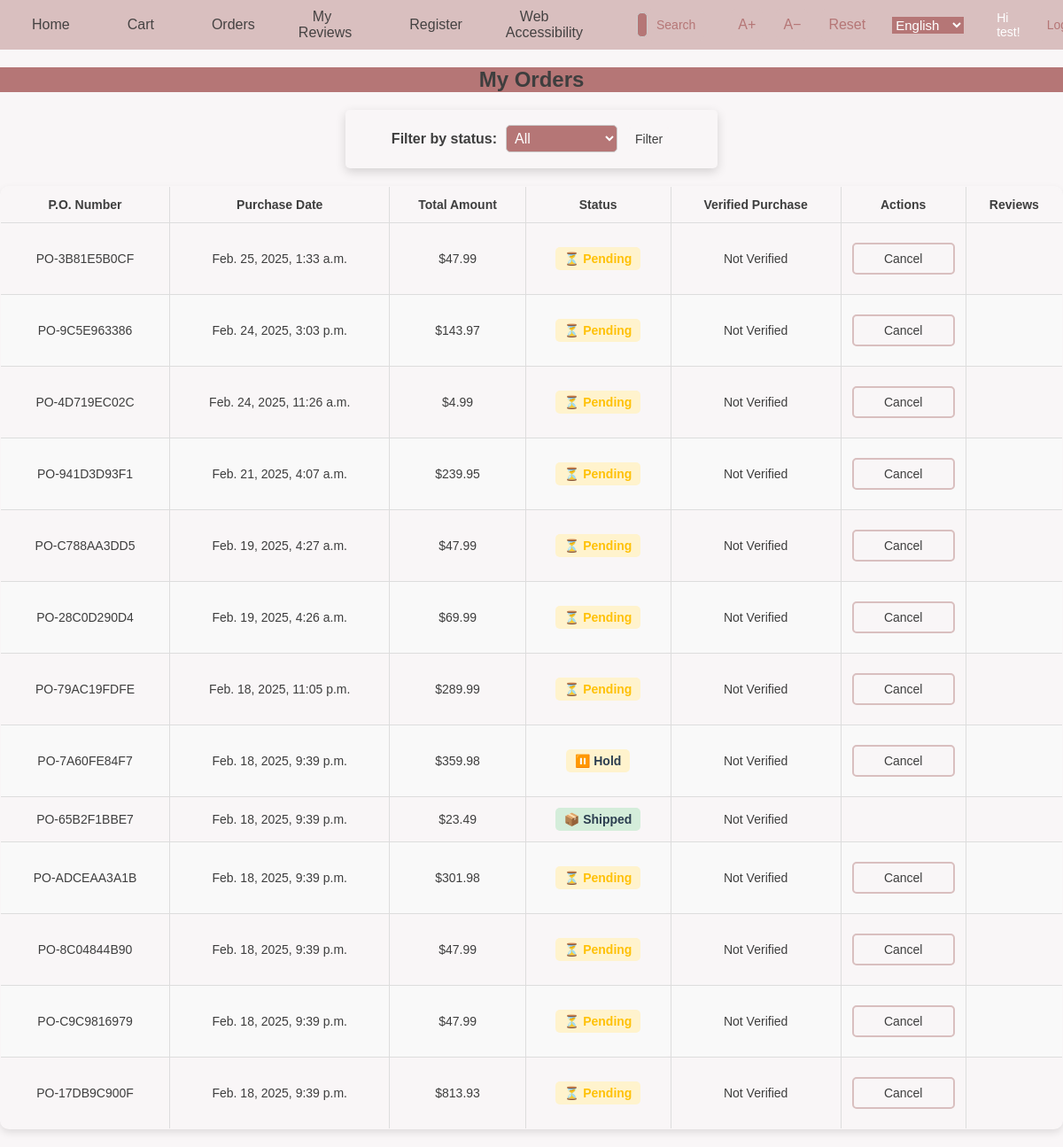
Page /shoppingcart/orders/ (signed in) on the committed database.
### shoppingcart/models.py (models this page shows, shortened)
class Order(models.Model):
    STATUS_CHOICES_TANGIBLE = [
        ('pending', 'Pending'),
        ('shipped', 'Shipped'),
        ('cancelled', 'Cancelled'),
        ('hold', 'Hold'),
        ('delivered', 'Delivered')
    ]
    STATUS_CHOICES_VIRTUAL = [
        ('pending', 'Pending'),
        ('ticket-issued', 'Ticket Issued'),
        ('complete', 'Complete'),
        ('refunded', 'Refunded'),
    ]
    po_number = models.CharField(max_length=20, unique=True, editable=False, default='', null=True, blank=True)
    customer = models.ForeignKey(User, on_delete=models.CASCADE, related_name='customer_orders', default=1)
    total_amount = models.DecimalField(max_digits=10, decimal_places=2, default=0.00)
    purchase_date = models.DateTimeField(default=timezone.now)
    status = models.CharField(max_length=20, choices=STATUS_CHOICES_TANGIBLE, default='pending')
    shipping_address = models.TextField()
    shipment_date = models.DateTimeField(null=True, blank=True)
    cancel_date = models.DateTimeField(null=True, blank=True)
    ticket_issue_date = models.DateTimeField(null=True, blank=True)
    refund_date = models.DateTimeField(null=True, blank=True)
    hold_date = models.DateTimeField(null=True, blank=True)
    complete_date = models.DateTimeField(null=True, blank=True)
    pending_date = models.DateTimeField(null=True, blank=True)
    delivered_date = models.DateTimeField(null=True, blank=True)
    user = models.ForeignKey(settings.AUTH_USER_MODEL, on_delete=models.CASCADE, related_name='orders', null=True, blank=True)
    @property
    def verified_purchase(self):
        return self.status in ['complete', 'refunded', 'delivered']

### shoppingcart/views.py (the view)
# urls.py: path('orders/', views.order_list, name='order_list'),  # 订单列表
@login_required
def order_list(request):
    status_filter = request.GET.get('status')
    orders = Order.objects.filter(customer=request.user)
    if status_filter:
        orders = Order.objects.filter(status=status_filter, customer=request.user).order_by('-purchase_date')
    else:
        orders = Order.objects.filter(customer=request.user).order_by('-purchase_date')
    return render(request, 'order_list.html', {'orders': orders})

### templates/order_list.html (shortened to what this page needs)
{% extends "base.html" %}
{% load static i18n %}
{% block content %}
<main role="main" aria-label="{% trans 'Order List Page' %}">
    <h2>{% trans "My Orders" %}</h2>
    <form method="get" action="." class="filter-form" role="search" aria-label="{% trans 'Filter Orders By Status' %}">
        <label for="status">{% trans "Filter by status:" %}</label>
        <select name="status" id="status" aria-label="{% trans 'Order Status' %}">
            <option value="" {% if not request.GET.status %}selected{% endif %}>{% trans "All" %}</option>
        </select>
        <button type="submit" aria-label="{% trans 'Filter Orders' %}">{% trans "Filter" %}</button>
    </form>
    <section aria-label="{% trans 'Order Table' %}">
        <table class="order-table" role="table">
            <thead>
                <tr>
                    <th scope="col">{% trans "P.O. Number" %}</th>
                    <th scope="col">{% trans "Purchase Date" %}</th>
                    <th scope="col">{% trans "Total Amount" %}</th>
                    <th scope="col">{% trans "Status" %}</th>
                    <th scope="col">{% trans "Verified Purchase" %}</th>
                    <th scope="col">{% trans "Actions" %}</th>
                    <th scope="col">{% trans "Reviews" %}</th>
                </tr>
            </thead>
            <tbody>
                {% for order in orders %}
                <tr class="clickable-row" data-href="{% url 'order_detail' order.id %}" tabindex="0"
                    role="button" aria-label="{% trans 'View details for order' %} {{ order.po_number }}">
                    <td>{{ order.po_number }}</td>
                    <td>{{ order.purchase_date|date:"DATETIME_FORMAT" }}</td>
                    <td>${{ order.total_amount }}</td>
                    <td class="status">
                        <span class="status-label status-{{ order.status }}" aria-label="{{ order.status|capfirst }}">
                            {% if order.status == 'pending' %}⏳ {% trans "Pending" %}
                            {% elif order.status == 'shipped' %}📦 {% trans "Shipped" %}
                            {% elif order.status == 'cancelled' %}❌ {% trans "Cancelled" %}
                            {% elif order.status == 'hold' %}⏸️ {% trans "Hold" %}
                            {% elif order.status == 'ticket-issued' %}🎫 {% trans "Ticket Issued" %}
                            {% elif order.status == 'complete' %}✅ {% trans "Complete" %}
                            {% elif order.status == 'refunded' %}💰 {% trans "Refunded" %}
                            {% elif order.status == 'delivered' %}📬 {% trans "Delivered" %}
                            {% endif %}
                        </span>
                    </td>
                    <td class="verified-purchase">
                        {% if order.verified_purchase %}
                            <span class="verified-label">{% trans "Verified Purchase" %}</span>
                        {% else %}
                            <span class="not-verified-label">{% trans "Not Verified" %}</span>
                        {% endif %}
                    </td>
                    <td>
                        {% if order.status == 'pending' or order.status == 'hold' %}
                        <form method="post" action="{% url 'cancel_order' order.id %}" style="display:inline;">
                            <button type="submit" class="btn btn-danger"
                                    aria-label="{% trans 'Cancel order' %} {{ order.po_number }}">
                                {% trans "Cancel" %}
                            </button>
                        </form>
                        {% endif %}
                    </td>
                    <td>
                    </td>
                </tr>
                {% endfor %}
            </tbody>
        </table>
    </section>
</main>
{% endblock %}

### templates/base.html (shortened to what this page needs)
<!DOCTYPE html>
<html lang="{{ LANGUAGE_CODE }}">
<head>
    {% load static i18n %}
    <link rel="stylesheet" href="{% static 'css/base.css' %}">
    <link rel="stylesheet" href="https://cdnjs.cloudflare.com/ajax/libs/font-awesome/5.15.4/css/all.min.css">
</head>
<body>
    <nav id="menu" class="nav-container" role="navigation" aria-label="{% trans 'Main Navigation' %}">
        <ul>
            <li><a href="{% url 'home' %}">{% trans "Home" %}</a></li>
            {% if user.is_authenticated %}
                <li><a href="{% url 'shopping_cart' %}">{% trans "Cart" %}</a></li>
                <li><a href="{% url 'order_list' %}">{% trans "Orders" %}</a></li>
                <li><a href="{% url 'my_reviews' %}">{% trans "My Reviews" %}</a></li>
                <li><a href="{% url 'register' %}">{% trans "Register" %}</a></li>
            {% else %}
                <li><a href="{% url 'shopping_cart' %}">{% trans "Cart" %}</a></li>
                <li><a href="{% url 'order_list' %}">{% trans "Orders" %}</a></li>
                <li><a href="{% url 'login' %}">{% trans "Login" %}</a></li>
                <li><a href="{% url 'register' %}">{% trans "Register" %}</a></li>
            {% endif %}
            <li><a href="#" id="accessibility-btn" aria-label="{% trans 'Open Web Accessibility Toolbar' %}">{% trans "Web Accessibility" %}</a></li>
        </ul>
        <div class="user nav-right">
            <form method="get" action="{% url 'home' %}" role="search" aria-label="{% trans 'Search Products' %}">
                <input type="text" name="q" placeholder="{% trans 'Search product' %}" aria-label="{% trans 'Search product' %}">
                <button type="submit" aria-label="{% trans 'Submit search' %}">{% trans 'Search' %}</button>
            </form>
            <div class="font-size-controls" role="group" aria-label="{% trans 'Font Size Controls' %}">
                <button type="button" onclick="increaseFontSize()" aria-label="{% trans 'Increase font size' %}">A+</button>
                <button type="button" onclick="decreaseFontSize()" aria-label="{% trans 'Decrease font size' %}">A−</button>
                <button type="button" onclick="resetFontSize()" aria-label="{% trans 'Reset font size' %}">Reset</button>
            </div>
            <form method="post" action="{% url 'set_language' %}" aria-label="{% trans 'Language Selector' %}">
                <select id="language-select" name="language" onchange="this.form.submit()" aria-label="{% trans 'Language selection' %}">
                    <option value="en" {% if LANGUAGE_CODE == 'en' %}selected{% endif %}>English</option>
                </select>
            </form>
            {% if request.user.is_authenticated %}
                <p>{% trans "Hi" %} {{ user.username }}!</p>
                <form action="{% url 'logout' %}" method="post">
                    <button type="submit" aria-label="{% trans 'Logout' %}">{% trans "Logout" %}</button>
                </form>
            {% endif %}
        </div>
    </nav>
    <main id="content-wrapper" role="main" aria-label="{% trans 'Page Content' %}">
        {% block content %}{% endblock content %}
    </main>
</body>
</html>

### templates/base.html (style rules this page uses)
.nav-container { display: flex; align-items: center; justify-content: space-between; width: 100%; }
.nav-right { display: flex; align-items: center; gap: 10px; }
.nav-right form { display: flex; align-items: center; }
.nav-right input[type="text"] { padding: 5px; border: 1px solid #ccc; border-radius: 5px; }
.nav-right button { padding: 5px 10px; background-color: #007bff; color: white; border: none; border-radius: 5px; cursor: pointer; }
.font-size-controls { display: flex; gap: 5px; margin-left: 10px; }
.font-size-controls button { padding: 5px 8px; font-size: 1rem; background-color: #28a745; color: white; border: none; border-radius: 5px; cursor: pointer; }

### rows in the picture
Order: po_number "PO-3B81E5B0CF", purchase_date "Feb. 25, 2025, 1:33 a.m.", total_amount "47.99"
Order: po_number "PO-9C5E963386", purchase_date "Feb. 24, 2025, 3:03 p.m.", total_amount "143.97"
Order: po_number "PO-4D719EC02C", purchase_date "Feb. 24, 2025, 11:26 a.m.", total_amount "4.99"
Order: po_number "PO-941D3D93F1", purchase_date "Feb. 21, 2025, 4:07 a.m.", total_amount "239.95"
Order: po_number "PO-C788AA3DD5", purchase_date "Feb. 19, 2025, 4:27 a.m.", total_amount "47.99"
Order: po_number "PO-28C0D290D4", purchase_date "Feb. 19, 2025, 4:26 a.m.", total_amount "69.99"
Order: po_number "PO-79AC19FDFE", purchase_date "Feb. 18, 2025, 11:05 p.m.", total_amount "289.99"
Order: po_number "PO-7A60FE84F7", purchase_date "Feb. 18, 2025, 9:39 p.m.", total_amount "359.98"
Order: po_number "PO-65B2F1BBE7", purchase_date "Feb. 18, 2025, 9:39 p.m.", total_amount "23.49"
Order: po_number "PO-ADCEAA3A1B", purchase_date "Feb. 18, 2025, 9:39 p.m.", total_amount "301.98"
Order: po_number "PO-8C04844B90", purchase_date "Feb. 18, 2025, 9:39 p.m.", total_amount "47.99"
Order: po_number "PO-C9C9816979", purchase_date "Feb. 18, 2025, 9:39 p.m.", total_amount "47.99"
Order: po_number "PO-17DB9C900F", purchase_date "Feb. 18, 2025, 9:39 p.m.", total_amount "813.93"

### other values in the picture
{{ user.username }} "test"
